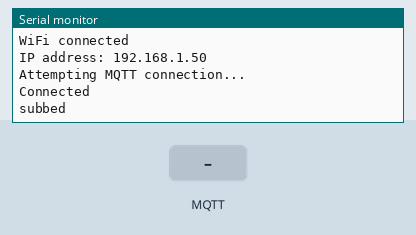
Recording of a sketch running on a simulated ESP32. Parts: the last lines printed to the serial monitor. The test bench sets the inputs (shaded band). WiFi joins after 1.5 s; servers stay silent unless stated; no MQTT or app messages arrive unless stated.

Above: at 2.7 s.
2.8 s: MQTT message "1" arrives on the first subscribed topic
At 3.5 s:
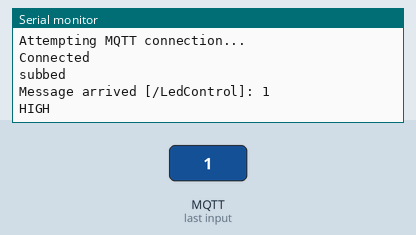
4.3 s: MQTT message "2" arrives on the first subscribed topic
At 4.6 s:
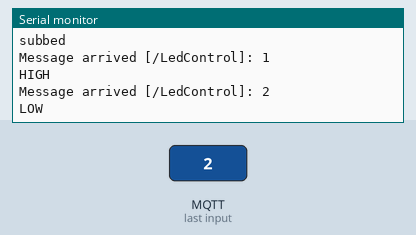
5.8 s: MQTT message "on" arrives on the first subscribed topic
At 7.0 s:
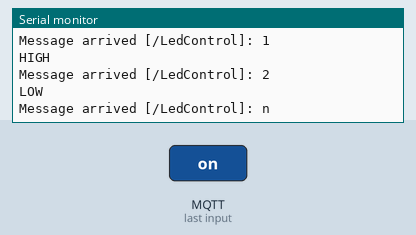
7.3 s: MQTT message "off" arrives on the first subscribed topic
At 8.1 s:
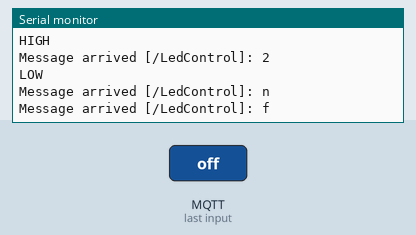

The sketch:

test_mqtt.ino
```cpp
#include <WiFi.h>
#include <PubSubClient.h>

const char* ssid = "Test_net";                      // Change this to your Wifi SSID
const char* password = "123456789";              // Change this to your Wifi Password
const char* mqtt_server = "test.mosquitto.org"; // Mosquitto Server URL

WiFiClient espClient;
PubSubClient client(espClient);

void setup_wifi()
{
    delay(10);
    Serial.println();
    Serial.print("Connecting to ");
    Serial.print(ssid);
    WiFi.begin(ssid, password);

    while(WiFi.status() != WL_CONNECTED)
    {
        delay(500);
        Serial.print(".");
    }

    Serial.println("");
    Serial.println("WiFi connected");
    Serial.print("IP address: ");
    Serial.println(WiFi.localIP());
}

void callback(char* topic, byte* payload, unsigned int length)
{
    char msg = 0;
    Serial.print("Message arrived [");
    Serial.print(topic);
    Serial.print("]: ");

    for(int i = 0 ; i < length; i++){ msg = (char)payload[i]; }
    Serial.println(msg);

    if('1' == msg){
	    Serial.println("HIGH");
    }
    else if('2' == msg){
	    Serial.println("LOW");
    }
}

void reconnect()
{
  while(!client.connected())
  {
      Serial.println("Attempting MQTT connection...");

      if(client.connect("ESPClient"))
      {
          Serial.println("Connected");
          client.subscribe("/LedControl");
          Serial.println("subbed");
      }
      else
      {
          Serial.print("Failed, rc=");
          Serial.print(client.state());
          Serial.println(" try again in 5 seconds");
          delay(5000);
      }
    }
}

void setup()
{
    Serial.begin(115200);
    setup_wifi();
    client.setServer(mqtt_server, 1883);
    client.setCallback(callback);
}
void loop()
{
    if(!client.connected()) { reconnect(); }
    client.loop();
}
```

Measured:
- after the input at 2.8 s, the serial monitor: prints a new line at once (image 1)
- after the input at 4.3 s, the serial monitor: prints a new line at once (image 2)
- after the input at 5.8 s, the serial monitor: prints a new line at once (image 3)
- after the input at 7.3 s, the serial monitor: prints a new line at once (image 4)
